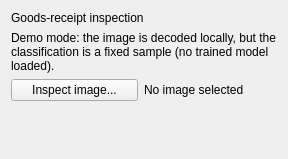
<?xml version="1.0" encoding="UTF-8"?>
<ui version="4.0">
 <class>QtGoodsReceiptPage</class>
 <widget class="QWidget" name="QtGoodsReceiptPage">
  <layout class="QVBoxLayout" name="rootLayout">
   <item>
    <widget class="QLabel" name="headerLabel">
     <property name="text">
      <string>Goods-receipt inspection</string>
     </property>
    </widget>
   </item>
   <item>
    <widget class="QLabel" name="noteLabel">
     <property name="wordWrap">
      <bool>true</bool>
     </property>
     <property name="text">
      <string>Demo mode: the image is decoded locally, but the classification is a fixed sample (no trained model loaded).</string>
     </property>
    </widget>
   </item>
   <item>
    <layout class="QHBoxLayout" name="actionRow">
     <item>
      <widget class="QPushButton" name="inspectButton">
       <property name="text">
        <string>Inspect image...</string>
       </property>
      </widget>
     </item>
     <item>
      <widget class="QLabel" name="pathLabel">
       <property name="text">
        <string>No image selected</string>
       </property>
      </widget>
     </item>
     <item>
      <spacer name="actionSpacer">
       <property name="orientation">
        <enum>Qt::Horizontal</enum>
       </property>
      </spacer>
     </item>
    </layout>
   </item>
   <item>
    <widget class="QLabel" name="statusLabel">
     <property name="text">
      <string/>
     </property>
    </widget>
   </item>
   <item>
    <layout class="QVBoxLayout" name="resultsLayout"/>
   </item>
   <item>
    <widget class="QLabel" name="latencyLabel">
     <property name="text">
      <string/>
     </property>
    </widget>
   </item>
   <item>
    <spacer name="verticalSpacer">
     <property name="orientation">
      <enum>Qt::Vertical</enum>
     </property>
    </spacer>
   </item>
  </layout>
 </widget>
 <resources/>
 <connections/>
</ui>
